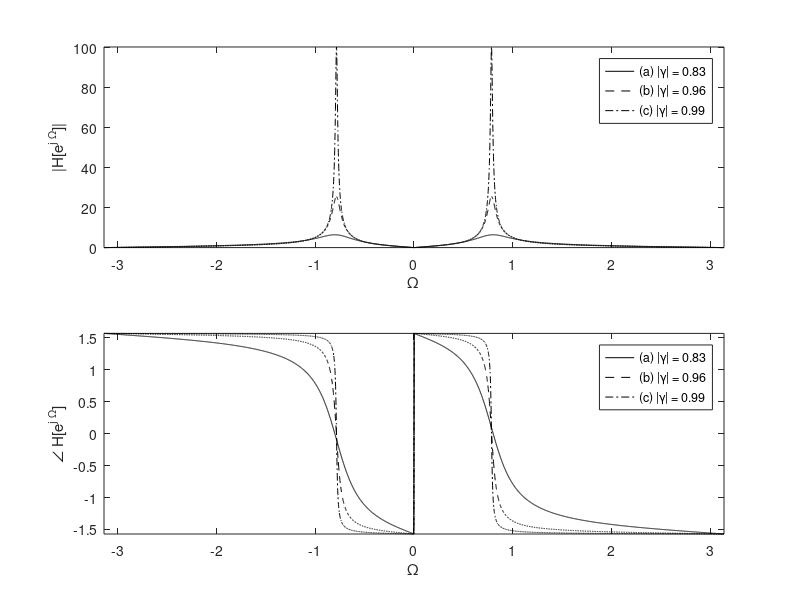

Reproduce this figure in MATLAB.
Omega = linspace(-pi,pi,4097); g_mag = [0.83 0.96 0.99];
H = zeros(length(g_mag),length(Omega));
for m=1:length(g_mag),
  H(m,:) = freqz([1 0 -1],[1 -sqrt(2)*g_mag(m) g_mag(m)^2],Omega);
endfor

subplot(2,1,1); plot(Omega,abs(H(1,:)),'k-',...
                     Omega,abs(H(2,:)),'k--',...
                     Omega,abs(H(3,:)),'k-.');
axis tight; xlabel('\Omega'); ylabel('|H[e^{j \Omega}]|');
legend('(a) |\gamma| = 0.83','(b) |\gamma| = 0.96','(c) |\gamma| = 0.99');

subplot(2,1,2); plot(Omega,angle(H(1,:)),'k-',...
                     Omega,angle(H(2,:)),'k--',...
                     Omega,angle(H(3,:)),'k-.');
axis tight; xlabel('\Omega'); ylabel('\angle H[e^{j \Omega}]');
legend('(a) |\gamma| = 0.83','(b) |\gamma| = 0.96','(c) |\gamma| = 0.99');